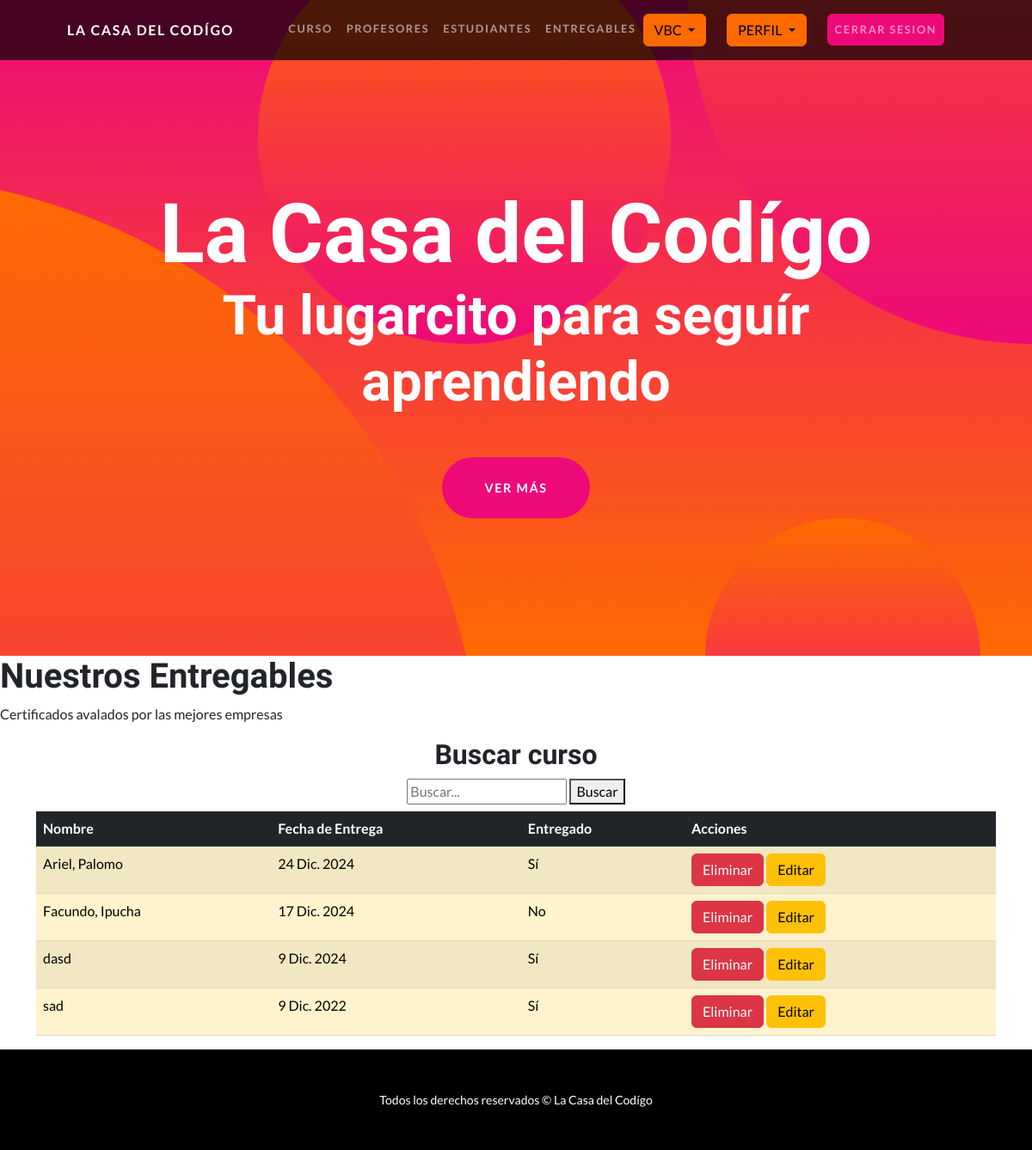
The page /entregables/ (signed in) on the database its author committed.
### AppCoder/models.py (models this page shows)
class Entregable(models.Model):
    nombre = models.CharField(max_length=100)  # Campo string de 100 caracteres
    fechaDeEntrega = models.DateField()  # Campo de fecha
    entregado = models.BooleanField()  # Campo booleano
    def __str__(self):
        return f"Alumno: {self.nombre} | Fecha de entrega: {self.fechaDeEntrega} | Entregado: {self.entregado}"

### AppCoder/views.py (the view)
# urls.py: path('entregables/', views.entregable, name= 'entregables'),
@login_required
def entregable(request):
    entregable = Entregable.objects.all() #Esto se obtienen los atributos completos de la clase
    print(entregable)
    return render(request, 'AppCoder/entregables.html', {'entregable':entregable}) #Es el renderizado para las templates de la seccion entregables

### AppCoder/templatetags/custom_filters.py (called while the page is built)
@register.filter(name='boolean_to_text')
def boolean_to_text(value):
    return "Sí" if value else "No"

### AppCoder/templates/AppCoder/entregables.html (shortened to what this page needs)
{% extends "AppCoder/base.html" %}
{% load custom_filters %}
{% block content %}
    <section id="scroll">
        <h1>Nuestros Entregables</h1>
        <p>Certificados avalados por las mejores empresas</p>
        <h2 class="text-center mt-2">Buscar curso</h2>
            <div class="d-flex flex-column align-items-center mb-2">
                <form action="" method="GET">
                    <input type="text" name="q" placeholder="Buscar..." required>
                    <button type="submit">Buscar</button>
                </form>
            </div>
        <div class="container">
            <table class="table table-striped">
              <thead>
                <tr class="table-dark">
                  <th scope="col">Nombre</th>
                  <th scope="col">Fecha de Entrega</th>
                  <th scope="col">Entregado</th>
                  <th scope="col">Acciones</th>
                </tr>
              </thead>
              <tbody>
                {% for entregable in entregable %}
                <tr class="table-warning">
                  <td>{{ entregable.nombre }}</td>
                  <td>{{ entregable.fechaDeEntrega }}</td>
                  <td>{{ entregable.entregado|boolean_to_text }}</td>
                  <td>
                    <a class="btn btn-danger" href="{% url 'entregable-eliminar' entregable.id %}">Eliminar</a>
                    <a class="btn btn-warning" href="">Editar</a>
                    </td>
                </tr>
                {% endfor %}
              </tbody>
            </table>
          </div>
{% endblock %}

### rows shown on the page
Entregable: nombre "Ariel, Palomo", fechaDeEntrega "24 Dic. 2024", entregado|boolean_to_text "Sí"
Entregable: nombre "Facundo, Ipucha", fechaDeEntrega "17 Dic. 2024", entregado|boolean_to_text "No"
Entregable: nombre "dasd", fechaDeEntrega "9 Dic. 2024", entregado|boolean_to_text "Sí"
Entregable: nombre "sad", fechaDeEntrega "9 Dic. 2022", entregado|boolean_to_text "Sí"
